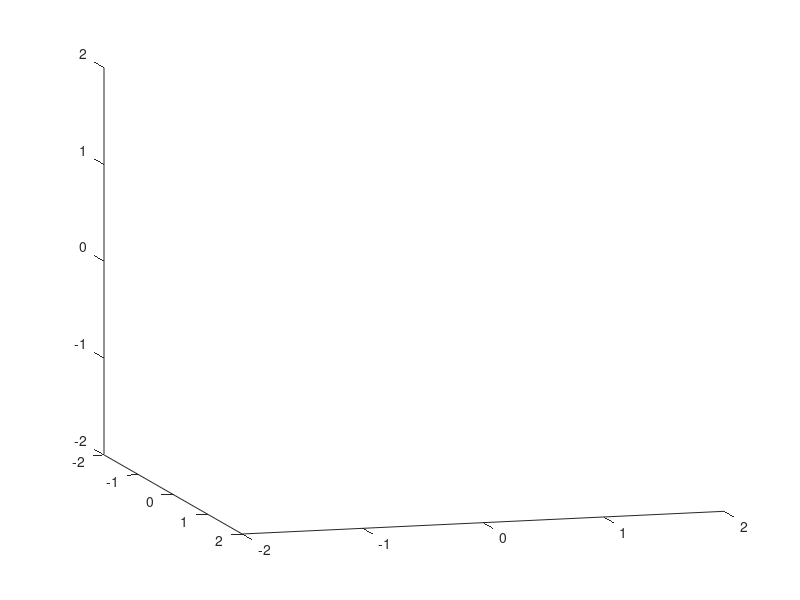

MATLAB code to generate this figure: (Note: this script raises an error after producing the figure.)
clc
clear
close all
theta = linspace(0, 2*pi - 2*pi/ 16, 16);
points = [cos(theta)' sin(theta)' zeros(16, 1)]*2;
points = [points; 0 0 0];
edges = [1 : 16; 2 : 16, 1]';
faces = {{1, 2}, {2, 3},{3, 4}, {4, 5}, {5, 6}, {6, 7}, {7, 8}, {8,9}, ...
    {9,10}, {10, 11}, {11, 12}, {12, 13}, {13, 14},...
    {14, 15}, {15, 16}, {16, 1}}; %points index for faces
creases = [ones(1, 16) * 17; 1:16]'; %points index for creases
rhoT = [-pi, 3*pi/4, -pi, 3*pi/4, -pi, 3*pi/4, -pi, 3*pi/4, -pi, ...
    3*pi/4, -pi, 3*pi/4, -pi, 3*pi/4, -pi, 3*pi/4];
xlim([-2 2])
ylim([-2 2])
zlim([-2 2])
view([74 12])
rho_series = folding_test(points, edges, creases, faces, rhoT, 300, 'test3.gif');

figure(2)
plot(rho_series(rho_series(:,1) ~= 0, :), '-')
axis tight
ax = gca;
set(gca, 'Ytick', [-3/2*pi -pi -pi/2 0 pi/2 pi 3/2*pi]);
set(gca, 'YTickLabel', {'-3/2\pi','-\pi','-\pi/2','0','\pi/2','\pi','3/2\pi'});
ylim([-pi pi]*1.2)